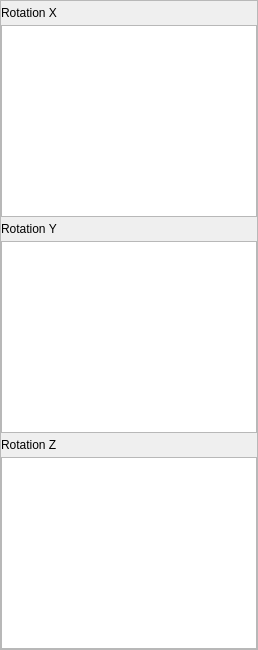
                   <widget class="QWidget" name="anim_3d">
                    <property name="sizePolicy">
                     <sizepolicy hsizetype="Expanding" vsizetype="Preferred">
                      <horstretch>0</horstretch>
                      <verstretch>0</verstretch>
                     </sizepolicy>
                    </property>
                    <attribute name="title">
                     <string>3D</string>
                    </attribute>
                    <layout class="QVBoxLayout" name="verticalLayout">
                     <property name="spacing">
                      <number>0</number>
                     </property>
                     <property name="leftMargin">
                      <number>0</number>
                     </property>
                     <property name="topMargin">
                      <number>0</number>
                     </property>
                     <property name="rightMargin">
                      <number>0</number>
                     </property>
                     <property name="bottomMargin">
                      <number>0</number>
                     </property>
                     <item>
                      <widget class="QFrame" name="frame_6">
                       <property name="sizePolicy">
                        <sizepolicy hsizetype="Expanding" vsizetype="Preferred">
                         <horstretch>0</horstretch>
                         <verstretch>0</verstretch>
                        </sizepolicy>
                       </property>
                       <property name="frameShape">
                        <enum>QFrame::StyledPanel</enum>
                       </property>
                       <property name="frameShadow">
                        <enum>QFrame::Raised</enum>
                       </property>
                       <layout class="QGridLayout" name="gridLayout_10">
                        <property name="leftMargin">
                         <number>0</number>
                        </property>
                        <property name="topMargin">
                         <number>5</number>
                        </property>
                        <property name="rightMargin">
                         <number>0</number>
                        </property>
                        <property name="bottomMargin">
                         <number>0</number>
                        </property>
                        <property name="horizontalSpacing">
                         <number>2</number>
                        </property>
                        <property name="verticalSpacing">
                         <number>5</number>
                        </property>
                        <item row="1" column="0">
                         <widget class="QTextEdit" name="rotation_3d_x">
                          <property name="maximumSize">
                           <size>
                            <width>16777215</width>
                            <height>1000</height>
                           </size>
                          </property>
                         </widget>
                        </item>
                        <item row="2" column="0">
                         <widget class="QLabel" name="label_43">
                          <property name="text">
                           <string>Rotation Y</string>
                          </property>
                         </widget>
                        </item>
                        <item row="3" column="0">
                         <widget class="QTextEdit" name="rotation_3d_y">
                          <property name="maximumSize">
                           <size>
                            <width>16777215</width>
                            <height>1000</height>
                           </size>
                          </property>
                         </widget>
                        </item>
                        <item row="5" column="0">
                         <widget class="QTextEdit" name="rotation_3d_z">
                          <property name="maximumSize">
                           <size>
                            <width>16777215</width>
                            <height>1000</height>
                           </size>
                          </property>
                         </widget>
                        </item>
                        <item row="4" column="0">
                         <widget class="QLabel" name="label_44">
                          <property name="text">
                           <string>Rotation Z</string>
                          </property>
                         </widget>
                        </item>
                        <item row="0" column="0">
                         <widget class="QLabel" name="label_2">
                          <property name="text">
                           <string>Rotation X</string>
                          </property>
                         </widget>
                        </item>
                       </layout>
                      </widget>
                     </item>
                    </layout>
                   </widget>
